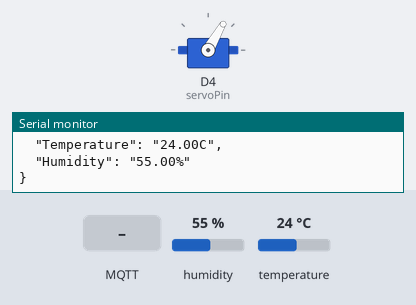
This sketch was run on a simulated ESP8266 (NodeMCU). Shown: servo, the last lines printed to the serial monitor. Inputs (shaded band) come from the test bench; at power-on: humidity 55 %, temperature 24 °C. WiFi joins after 1.5 s; servers stay silent unless stated; no MQTT or app messages arrive unless stated.

Above: at 2.7 s.
2.8 s: MQTT message "ON" arrives on the first subscribed topic
At 4.4 s:
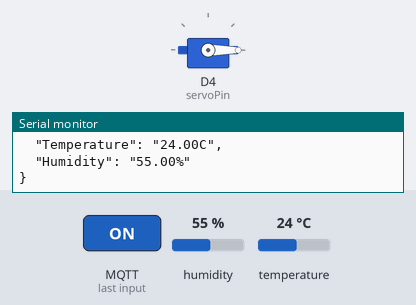
5.1 s: MQTT message "OFF" arrives on the first subscribed topic
At 6.9 s:
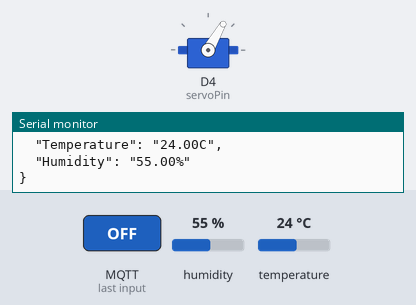
Timing chart, 0 to 8.4 s (numbered marks = the images above; inputs shaded):
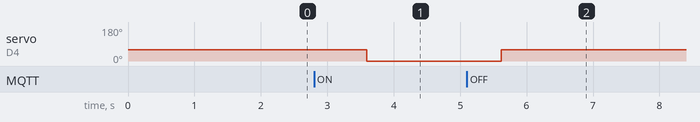

Measured:
- after the input at 2.8 s, servo on D4 (servoPin): 60° → 0° after 0.79 s
- after the input at 5.1 s, servo on D4 (servoPin): 0° → 60° after 0.52 s

The sketch:

motor_copy.ino
```cpp
#include <ESP8266WiFi.h>
#include <PubSubClient.h>
#include <Servo.h>
#include "DHT.h"

#define DHTPIN D2      // 定義DHT傳感器數據引腳連接到ESP8266的D2
#define DHTTYPE DHT11  // 如果你使用的是DHT22，將DHT11替換為DHT22

DHT dht(DHTPIN, DHTTYPE);
const char* ssid = "SEC304";
const char* password = "sec304sec304";
const char* mqtt_server = "34.168.176.224";

WiFiClient espClient;
PubSubClient client(espClient);
Servo myservo;  // 創建伺服對象來控制伺服馬達

int servoPin = D4;  // 伺服控制腳位
int onPosition = 0; // ON 位置
int offPosition = 60; // OFF 位置

void setup_wifi() {
  delay(10);
  Serial.println();
  Serial.print("Connecting to ");
  Serial.println(ssid);

  WiFi.begin(ssid, password);

  int wifi_attempts = 0;
  while (WiFi.status() != WL_CONNECTED) {
    delay(500);
    Serial.print(".");
    wifi_attempts++;
    if (wifi_attempts > 20) {  // 10 seconds timeout for WiFi connection
      Serial.println();
      Serial.println("Failed to connect to WiFi");
      return;
    }
  }

  Serial.println("");
  Serial.println("WiFi connected");
  Serial.println("IP address: ");
  Serial.println(WiFi.localIP());
}

void callback(char* topic, byte* payload, unsigned int length) {
  String message;
  for (unsigned int i = 0; i < length; i++) {
    message += (char)payload[i];
  }

  Serial.print("Message arrived [");
  Serial.print(topic);
  Serial.print("] ");
  Serial.println(message);

  if (message == "ON") {
    Serial.println("Turning servo to ON position");
    myservo.write(onPosition); // 轉動伺服馬達到 ON 位置
  } else if (message == "OFF") {
    Serial.println("Turning servo to OFF position");
    myservo.write(offPosition); // 轉動伺服馬達到 OFF 位置
  }
}

void reconnect() {
  while (!client.connected()) {
    Serial.print("Attempting MQTT connection...");
    Serial.print("Server: ");
    Serial.print(mqtt_server);
    Serial.print(", Port: 1883");

    if (client.connect("ESP8266Client")) {
      Serial.println("connected");
      client.subscribe("esp8266/control");
    } else {
      Serial.print("failed, rc=");
      Serial.print(client.state());
      Serial.println(" try again in 5 seconds");
      delay(5000);
    }
  }
}

void setup() {
  pinMode(LED_BUILTIN, OUTPUT);
  digitalWrite(LED_BUILTIN, HIGH); // Turn the LED off initially

  myservo.attach(servoPin);  // 將伺服物件附加到伺服控制腳位
  myservo.write(offPosition); // 初始化伺服位置為 OFF

  Serial.begin(115200);
  setup_wifi();
  dht.begin();
  if (WiFi.status() == WL_CONNECTED) {
    client.setServer(mqtt_server, 1883);
    client.setCallback(callback);
  } else {
    Serial.println("Skipping MQTT setup due to WiFi connection failure");
  }
}

void loop() {
  if (WiFi.status() == WL_CONNECTED) {
    if (!client.connected()) {
      reconnect();
    }
    client.loop();
    float h = dht.readHumidity();
    float t = dht.readTemperature();
    if (isnan(h) || isnan(t)) {
      Serial.println("Failed to read from DHT sensor!");
      return;
    }

    // 構建 JSON 格式的 payload
    String payload = "{\n  \"Temperature\": \"" + String(t, 2) + "C\",\n  \"Humidity\": \"" + String(h, 2) + "%\"\n}";
    Serial.print("Publishing message: ");
    Serial.println(payload);
    client.publish("esp8266/DHT11", payload.c_str());
    delay(2000); // 延遲2秒
  } else {
    Serial.println("WiFi not connected");
  }
}
```
